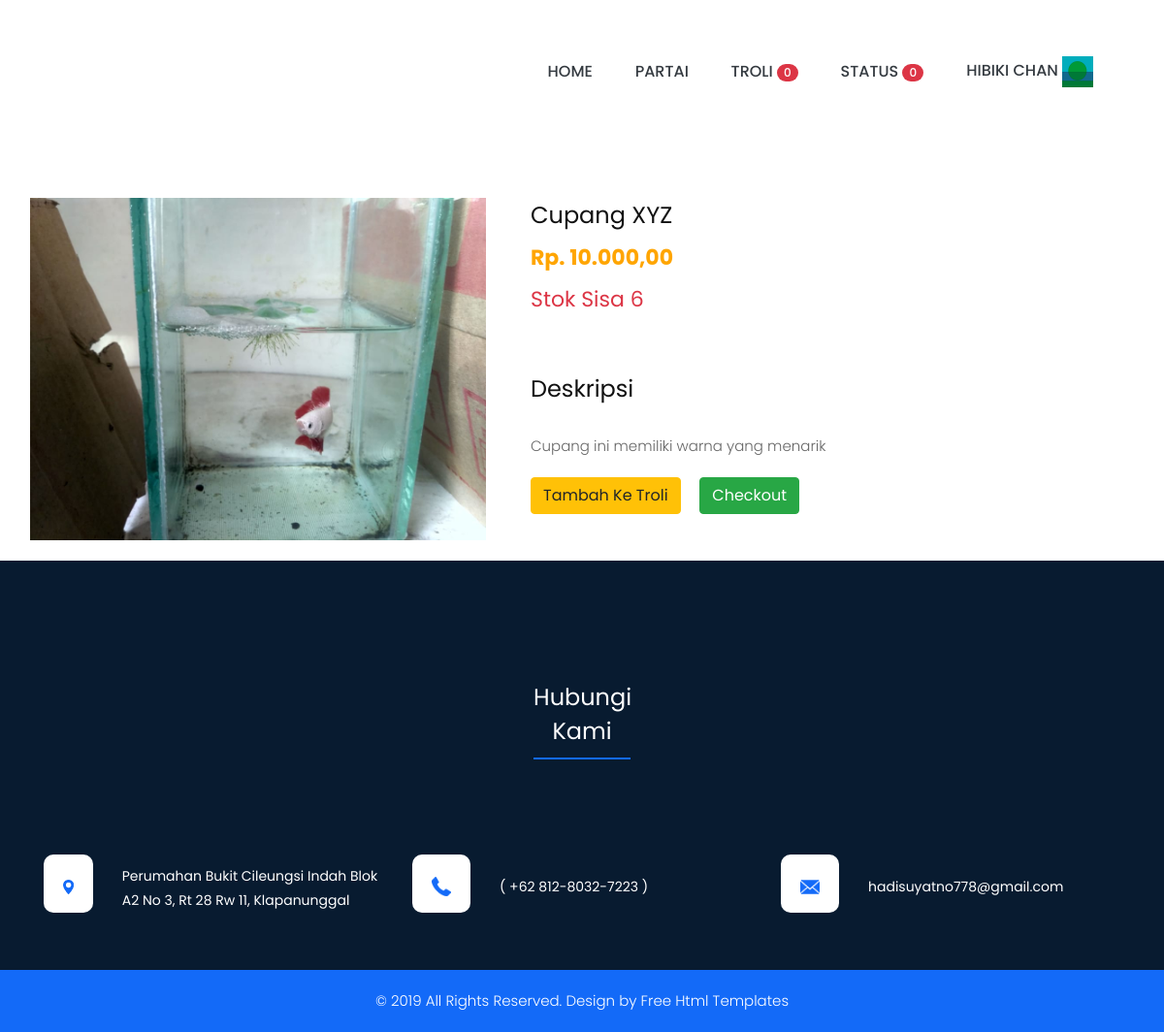
The page /belanja/index.php?r=detail&pid=3201293920 (signed in) on the database its author committed.
### tables this page shows
CREATE TABLE `tb_customer` (
  `id` int(11) NOT NULL,
  `kduser` text NOT NULL,
  `username` text NOT NULL,
  `password` text NOT NULL,
  `nama` text NOT NULL,
  `kontak` text NOT NULL,
  `alamat` text NOT NULL,
  `foto` text NOT NULL,
  `tstamp` text NOT NULL
);

CREATE TABLE `tb_produk` (
  `id` int(11) NOT NULL,
  `kdproduk` text NOT NULL,
  `nm_produk` text NOT NULL,
  `stok` text NOT NULL,
  `harga` text NOT NULL,
  `deskripsi` text NOT NULL,
  `jenis` text NOT NULL,
  `foto` text NOT NULL,
  `tstamp` text NOT NULL
);

### belanja/rute/detail/detail-produk.php (the view, shortened to what this page needs)
<?php include 'comp/header.php'; ?>
<?php
foreach (select__detail() as $row):
 ?>
   <body class="main-layout">
      <div id="plant" class="section  product mt-3" >
         <div class="container">
            <div class="row">
               <div class="col-md-12 mt-5">
                  <div class="titlepage">
                  </div>
               </div>
            </div>
         </div>
      </div>
    <section class="content">
      <div class="container-fluid">
        <div class="row">
        	<div class="col-md-5 ml-3 mb-2">
           <?php
           echo '<img src="../assets/images/produk/'.$row['foto'].'" width="512">';
            ?>
          </div>
          <div class="col-md-5">
            <h1 class="ml-3"><?=$row['nm_produk'];?></h1>
            <h2><strong class="ml-3" style="color: orange;"><?=rupiah($row['harga']);?></strong></h2>
            <?php
              if ($row['jenis'] == "partai") {
              echo '<h2 class="text-success ml-3 mt-3">Partai</h2>';
            }else if($row['stok'] > 10) {
              echo '<h2 class="text-success ml-3 mt-3"> Stok Sisa '.$row['stok'].'</h2>';
            }else{
               echo '<h2 class="text-danger ml-3" mt-3> Stok Sisa '.$row['stok'].'</h2>';
            }
             ?>
            <h1 class="mt-5 ml-3">Deskripsi</h1>
            <p class="ml-3"><?=$row['deskripsi'];?></p>
            <form action="" method="POST">
                  <button type="submit" name="troli"
                  <?php
                  global $koneksi;
                  $kduser = $cust['kduser'];
                  $kdproduk = $row['kdproduk'];
                  $select = mysqli_query($koneksi, "SELECT * FROM tb_keranjang WHERE kduser = '$kduser' AND kdproduk='$kdproduk'");
                  $cek = mysqli_num_rows($select);
                  if ($cek) {
                     echo 'disabled';
                   }
                   ?>
                   class="btn btn-warning mb-5 ml-3">Tambah Ke Troli</button>
                   <button <?php if ($row['jenis']=="partai") {
                     echo "disabled";
                   } ?> type="button" class="btn btn-success mb-5 ml-3" data-toggle="modal" data-target="#exampleModal">
  Checkout
</button>
              </form>
          </div>
        </div>
      </div>
          </section>
<?php endforeach;  ?>
<?php include 'comp/footer.php'; ?>

### belanja/comp/header.php (shortened to what this page needs)
<?php require 'fungsi/fungsi.php'; ?>
<?php
foreach (select__cust() as $cust):
 ?>
<!DOCTYPE html>
<html lang="en">
   <head>
      <link rel="stylesheet" href="<?=url()?>css/bootstrap.min.css">
      <link rel="stylesheet" href="<?=url()?>css/style.css">
      <link rel="stylesheet" href="<?=url()?>css/responsive.css">
      <link rel="stylesheet" href="<?=url()?>css/jquery.mCustomScrollbar.min.css">
      <link rel="stylesheet" href="https://netdna.bootstrapcdn.com/font-awesome/4.0.3/css/font-awesome.css">
      <link rel="stylesheet" href="<?=url()?>css/owl.carousel.min.css">
      <link rel="stylesheet" href="<?=url()?>css/owl.theme.default.min.css">
      <link rel="stylesheet" href="https://cdnjs.cloudflare.com/ajax/libs/fancybox/2.1.5/jquery.fancybox.min.css" media="screen">
   </head>
      <header class="section">
         <div class="header">
            <div class="container">
               <div class="row">
                  <div class="col-xl-3 col-lg-3 col-md-3 col-sm-3 col logo_section">
                  </div>
                  <div class="col-xl-9 col-lg-9 col-md-9 col-sm-9 mt-2">
                     <div class="menu-area">
                        <div class="limit-box">
                           <nav class="main-menu">
                              <ul class="menu-area-main">
                                 <li> <a class="text-dark" href="index.php">Home</a> </li>
                                 <li><a class="text-dark" href="?r=partai">Partai</a></li>
                                 <li>
                                    <a class="text-dark" href="?r=detail&s=troli">troli
                                      <?php
                                      global $koneksi;
                                      $kduser = $_SESSION['kduser2'];
                                      $select = mysqli_query($koneksi, "SELECT count(id) AS jtroli FROM tb_keranjang WHERE kduser='$kduser'");
                                      $r = mysqli_fetch_array($select);
                                      echo '<span class="badge badge-pill badge-danger">'.$r['jtroli'].'</span>';
                                       ?>
                                    </a></li>
                                     <li>
                                    <a class="text-dark" href="?r=detail&s=status">Status
                                      <?php
                                      global $koneksi;
                                      $kduser = $_SESSION['kduser2'];
                                      $select = mysqli_query($koneksi, "SELECT count(id) AS jstatus FROM tb_transaksi WHERE kduser='$kduser'");
                                      $r = mysqli_fetch_array($select);
                                      echo '<span class="badge badge-pill badge-danger">'.$r['jstatus'].'</span>';
                                       ?>
                                    </a></li>
                                 <li class="mr-2">
                                    <div class="dropdown show">
                                       <a class="text-dark" href="#" role="button" id="dropdownMenuLink" data-toggle="dropdown" aria-haspopup="true" aria-expanded="false"><?=$cust['nama'];?>
                                            <?php
                          if ($cust['foto'] != "") {
                                       echo '<img src="../assets/images/customer/'.$cust['foto'].'" width="64">';
                                     }else{
                                        echo gambar("default.png", "32");
                                     }
                                     ?>
                                       </a>
                                    </div>
                                </li>
                              </ul>
                           </nav>
                        </div>
                     </div>
                  </div>
               </div>
            </div>
         </div>
      </header><?php endforeach;?>

### belanja/fungsi/fungsi.php (shortened to what this page needs)
<?php
$koneksi = mysqli_connect('localhost','root','','toko_cupang');
function select__cust()
{
	global $koneksi;
	$id = $_SESSION['idtoko2'];
	return mysqli_query($koneksi, "SELECT * FROM tb_customer WHERE id='$id'");
}
function select__detail()
{
	global $koneksi;
	$pid = $_GET['pid'];
	return mysqli_query($koneksi, "SELECT * FROM tb_produk WHERE kdproduk='$pid'");
}
function gambar($img, $size)
{
	return '<img src="//localhost/tokoonline-master/assets/images/'.$img.'"  width='.$size.'>';
}
function url()
{
	return $url = "//localhost/tokoonline-master/assets/";
}
function rupiah($angka){
	$hasil = "Rp. ". number_format($angka,2,',','.');
	return $hasil;
}
 ?>

### assets/css/style.css (style rules this page uses)
* { box-sizing: border-box !important; transition: ease all 0.5s; }
html { scroll-behavior: smooth; }
body { color: #666666; font-size: 14px; font-family: poppins; line-height: 1.80857; font-weight: normal; overflow-x: hidden; }
a { color: #1f1f1f; text-decoration: none !important; outline: none !important; -webkit-transition: all .3s ease-in-out; -moz-transition: all .3s ease-in-out; -ms-transition: all .3s ease-in-out; -o-transition: all .3s ease-in-out; transition: all .3s ease-in-out; }
h1, h2, h3, h4, h5, h6 { letter-spacing: 0; font-weight: normal; position: relative; padding: 0 0 10px 0; font-weight: normal; line-height: normal; color: #111111; margin: 0 }
h1 { font-size: 24px }
h2 { font-size: 22px }
*, *::after, *::before { -webkit-box-sizing: border-box; -moz-box-sizing: border-box; box-sizing: border-box; }
ul, li, ol { margin: 0px; padding: 0px; list-style: none; }
p { margin: 20px; font-weight: 300; font-size: 15px; line-height: 24px; }
a { color: #222222; text-decoration: none; outline: none !important; }
a, .btn { text-decoration: none !important; outline: none !important; -webkit-transition: all .3s ease-in-out; -moz-transition: all .3s ease-in-out; -ms-transition: all .3s ease-in-out; -o-transition: all .3s ease-in-out; transition: all .3s ease-in-out; }
img { max-width: 100%; height: auto; }
.badge { font-weight: 500; }
button { border: 0; margin: 0; padding: 0; cursor: pointer; }
.header { background-color: rgba(0, 0, 0, 0); background-repeat: repeat; background-size: auto; position: absolute; z-index: 999; width: 100%; left: 0; top: 0; padding: 0; padding-top: 0px; background-size: 100% 100%; background-repeat: no-repeat; min-height: 110px; padding-top: 45px }
nav.main-menu { float: right; margin-left: 0; }
.main-menu { text-align: center; }
.main-menu ul { margin: 0; list-style-type: none; margin-bottom: 10px; }
.main-menu ul>li { display: inline-block; position: relative; }
.main-menu ul>li a { line-height: 20px; font-size: 16px; display: block; font-weight: 500; color: #ffffff; padding: 22px 20px; text-transform: uppercase; }
.main-menu ul li:first-child { margin-left: 0; }
.main-menu ul>li { position: inherit; display: inline-block; vertical-align: middle; }
.titlepage { padding-bottom: 50px; }
form { background: #081b30 padding: 35px 30px; }
.section { float: left; width: 100%; }
.product { padding-top: 90px; }
.main-menu ul > li a { padding-top: 5px; }

### rows shown on the page
tb_customer: jtroli "0", jstatus "0", nama "HIBIKI CHAN", shows a picture
tb_produk: foto (picture), nm_produk "Cupang XYZ", harga "Rp. 10.000,00", stok "6", deskripsi "Cupang ini memiliki warna yang menarik"
